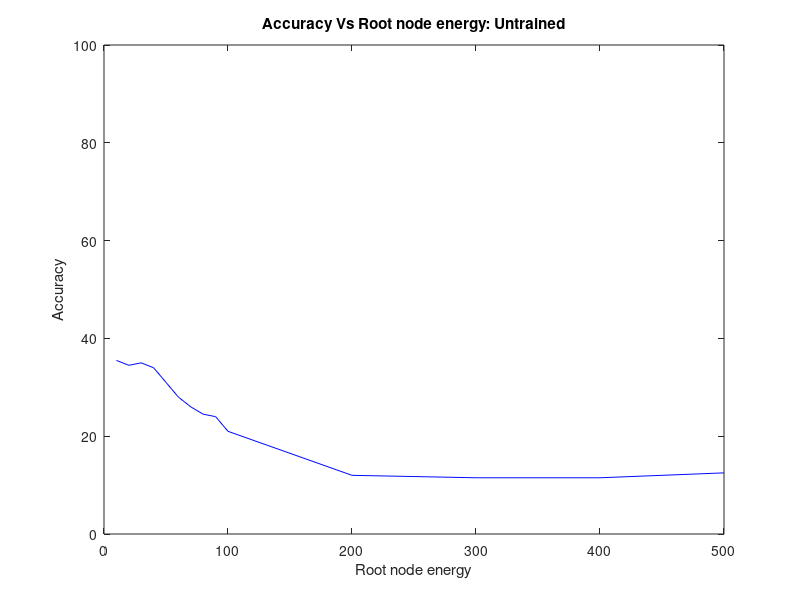

MATLAB code for this plot: (Note: this script raises an error after producing the figure.)
clear all;
close all;
clc;
vas.energy_mat = [10:10:100,200:100:500];
branching =[2,3,4,6,8,32,512];
chosen_k=8;
loc_comp=find(branching==chosen_k);

colorc = jet(100);
fr=floor(100/numel(branching));
%% TASK 1 : UNTRAINED
load('task1_MNIST_data_final_2021.mat')
loc=1:numel(vas.energy_mat);
for k =1:numel(branching)
  figure(1);  plot(vas.energy_mat, ACC(k,loc),'color',colorc(fr*k,:));ylim([0 100]); hold on;
            title(['Accuracy Vs Root node energy: Untrained'])
        ylabel('Accuracy')
        xlabel('Root node energy');
hold on;

figure(2);
       yyaxis left
       ylim([0,1])
    plot(Energy(loc),ACC(k,loc)/100); xlabel('Energy at Root Node');
    ylabel('$\frac{Test Accuracy}{100}$','Interpreter','latex')
    hold on;
       yyaxis right
    plot(Energy(loc),efficiency(k,loc));ylabel('Normalized Energy Efficiency');
     
    hold on;
end
legend('k=2','k=3','k=4','k=6','k=8','k=32','k=512');
figure(10);

 yyaxis left
       ylim([0,1])
    plot(Energy(loc),ACC(loc_comp,loc)/100); xlabel('Energy at Root Node');
    ylabel('$\frac{Test Accuracy}{100}$','Interpreter','latex')
    hold on;
       yyaxis right
    plot(Energy(loc),efficiency(loc_comp,loc));ylabel('Normalized Energy Efficiency');
      title('Accuracy and Efficiency vs Root energy: Untrained')
    hold on;
%% Sequential Training


load('task2_MNIST_data_final_2021.mat');

for k =1:numel(branching)
  figure(3);  plot(vas.energy_mat, Acc(k,:),'color',colorc(fr*k,:));ylim([0 100]);hold on;
            title('Accuracy vs Root node energy: Sequential Training')
        ylabel('Accuracy')
        xlabel('Root node energy');
        figure(4);
       yyaxis left
       ylim([0,1])
    plot(evec,Acc(k,:)/100); xlabel('Energy at Root Node');
    ylabel('$\frac{Test Accuracy}{100}$','Interpreter','latex')
    hold on;
       yyaxis right
    plot(evec,efficiency(k,:));ylabel('Normalized Energy Efficiency');
    title('Accuracy and Efficiency vs Root energy: Sequential Training');
    hold on;
end
figure(3);legend('k=2','k=3','k=4','k=6','k=8','k=32','k=512');

figure(10);

 yyaxis left
       ylim([0,1])
    plot(Energy(loc),Acc(loc_comp,loc)/100); xlabel('Energy at Root Node');
    ylabel('$\frac{Test Accuracy}{100}$','Interpreter','latex')
    hold on;
       yyaxis right
    plot(Energy(loc),efficiency(loc_comp,loc));ylabel('Normalized Energy Efficiency');
      
    hold on;
%% Task3 without R
load('task3_noR_MNIST_data_final_2021.mat');

for k =1:numel(branching)
  figure(5);  plot(vas.energy_mat, ACC(k,:),'color',colorc(fr*k,:));ylim([0 100]);hold on;
            title('Accuracy vs Root node energy: Simultaneous  Training')
        ylabel('Accuracy')
        xlabel('Root node energy');
        figure(6);
       yyaxis left
       ylim([0,1])
    plot(evec,ACC(k,:)/100); xlabel('Energy at Root Node');
    ylabel('$\frac{Test Accuracy}{100}$','Interpreter','latex')
    hold on;
       yyaxis right
    plot(evec,efficiency(k,:));ylabel('Normalized Energy Efficiency');
    title('Accuracy and Efficiency vs Root energy: Simultaneous Training');
    hold on;
end
figure(10);

 yyaxis left
       ylim([0,1])
    plot(Energy(loc),ACC(loc_comp,loc)/100); xlabel('Energy at Root Node');
    ylabel('$\frac{Test Accuracy}{100}$','Interpreter','latex')
    hold on;
       yyaxis right
    plot(Energy(loc),efficiency(loc_comp,loc));ylabel('Normalized Energy Efficiency');
      title('Accuracy and Efficiency vs Root energy: comparison of all 3 regimes')
    hold on;
    legend('Untrained','sequential','simultaneous');